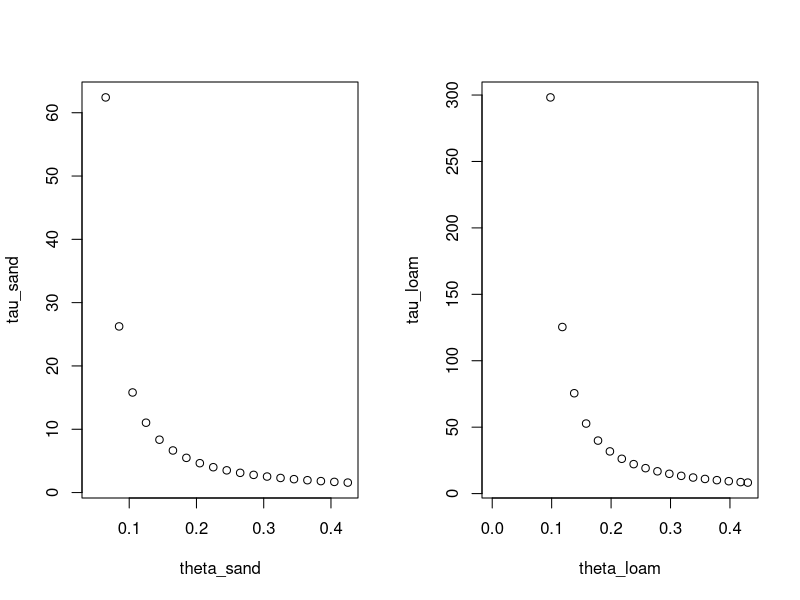
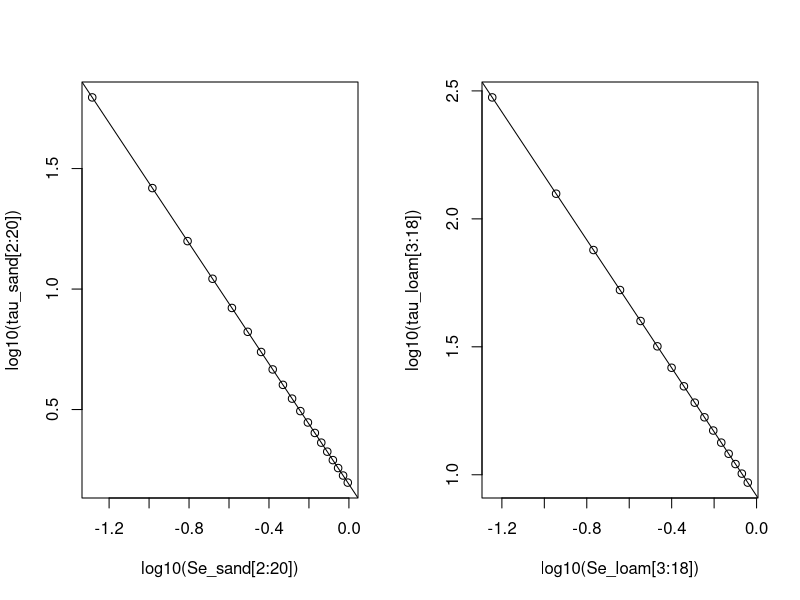

Source code (R) for these figures, in order:
soil=c('sand','loam')
theta_s=c(0.43,0.43)
theta_r=c(0.045, 0.078)
alpha=c(0.145,0.036)
n=c(2.68,1.56)
m=1-(1/n)
K_s=c(29.7,1.04) #convert to cm/s

theta_sand=seq(theta_r[1],theta_s[1],0.02)
theta_loam=c(0,seq(theta_r[2],theta_s[2],0.02),theta_s[2])

Se_sand=(theta_sand-theta_r[1])/(theta_s[1]-theta_r[1])
Se_loam=(theta_loam-theta_r[2])/(theta_s[2]-theta_r[2])

h_sand=(((((Se_sand)^(1/-m[1]))-1)^(1/n[1]))/alpha[1])
h_loam=(((((Se_loam)^(1/-m[2]))-1)^(1/n[2]))/alpha[2])

K_theta_sand=K_s[1]*sqrt(Se_sand)*((1-(1-((Se_sand^(1/m[1]))^m[1])))^2)
K_theta_loam=K_s[2]*sqrt(Se_loam)*((1-(1-((Se_loam^(1/m[2]))^m[2])))^2)

deltatheta=0.02 #cm^3/cm^3
gamma=1 #surf tension g/cm-s^2
nu = 0.000727 #viscosity 
#tau = tortuosity
rho=0.998 #g/cm^3
g=981 #cm/s

tau_sand_sat=sqrt(1/K_s[1]*2*nu*rho*g/deltatheta/(gamma^2))
tau_loam_sat=sqrt(1/K_s[2]*2*nu*rho*g/deltatheta/(gamma^2))
tau_sand=NA
tau_loam=NA
for(i in 0:19) {
  tau_sand[20-i] = sqrt(1/K_theta_sand[20-i]*2*nu*rho*g/deltatheta/(gamma^2))
  tau_loam[20-i] = sqrt(1/K_theta_loam[20-i]*2*nu*rho*g/deltatheta/(gamma^2))
}
par(mfrow=c(1,2))
plot(theta_sand,tau_sand)
plot(theta_loam,tau_loam)

# y = ax^b => log10(y)=log10(a)+b*log10(x)
sandmod=lm(log10(tau_sand[2:20])~log10(Se_sand[2:20]))
loammod=lm(log10(tau_loam[3:18])~log10(Se_loam[3:18]))
plot(log10(tau_sand[2:20])~log10(Se_sand[2:20]))
abline(sandmod)
plot(log10(tau_loam[3:18])~log10(Se_loam[3:18]))
abline(loammod)
a_sand=10^sandmod$coefficients[1]
b_sand=sandmod$coefficients[2]
a_loam=10^loammod$coefficients[1]
b_loam=loammod$coefficients[2]


summary(sandmod)

#the a term equals the tortuosity at saturation